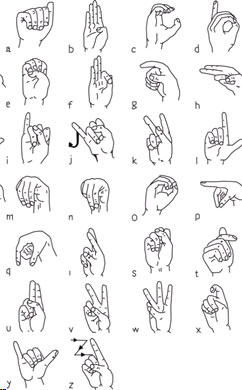
#> input picture imgs/NIDCD-ASL-hands-2014.jpg, 242 x 390 px, given in place of the camera
$ python segment.py
#> lines starting #> are read from the running program, lines starting #| are printed output that depends on the picture; after the words box and inside, x2 and y2 are one past the last pixel; in counts of white or black regions, pixels touching at a corner belong together
# organize imports
import cv2
import imutils
import numpy as np

# global variables
bg = None


# --------------------------------------------------
# To find the running average over the background
# --------------------------------------------------
def run_avg(image, aWeight):
    global bg
    # initialize the background
    if bg is None:
        bg = image.copy().astype("float")
        return

    # compute weighted average, accumulate it and update the background
    cv2.accumulateWeighted(image, bg, aWeight)


# ---------------------------------------------
# To segment the region of hand in the image
# ---------------------------------------------
def segment(image, threshold=15):
    global bg
    # find the absolute difference between background and current frame
    diff = cv2.absdiff(bg.astype("uint8"), image)

    # threshold the diff image so that we get the foreground
    thresholded = cv2.threshold(diff, threshold, 255, cv2.THRESH_BINARY)[1]

    # get the contours in the thresholded image
    cnts, _ = cv2.findContours(thresholded.copy(), cv2.RETR_EXTERNAL, cv2.CHAIN_APPROX_SIMPLE)

    # return None, if no contours detected
    if len(cnts) == 0:
        return
    else:
        # based on contour area, get the maximum contour which is the hand
        segmented = max(cnts, key=cv2.contourArea)
        return (thresholded, segmented)


# -----------------
# MAIN FUNCTION
# -----------------
if __name__ == "__main__":
    # initialize weight for running average
    aWeight = 0.5

    # get the reference to the webcam
    camera = cv2.VideoCapture(0)

    # region of interest (ROI) coordinates
    top, right, bottom, left = 50, 50, 250, 250

    # initialize num of frames
    num_frames = 0

    out = cv2.VideoWriter('filename.mp4', cv2.VideoWriter_fourcc(*'MP4V'), 25, (200, 200), 0)

    # keep looping, until interrupted
    while (True):
        # get the current frame
        (grabbed, frame) = camera.read()
#> frame is the input picture: shape (390, 242, 3); mean B, G, R 241.4, 241, 241.4

        # resize the frame
        frame = imutils.resize(frame, width=700)
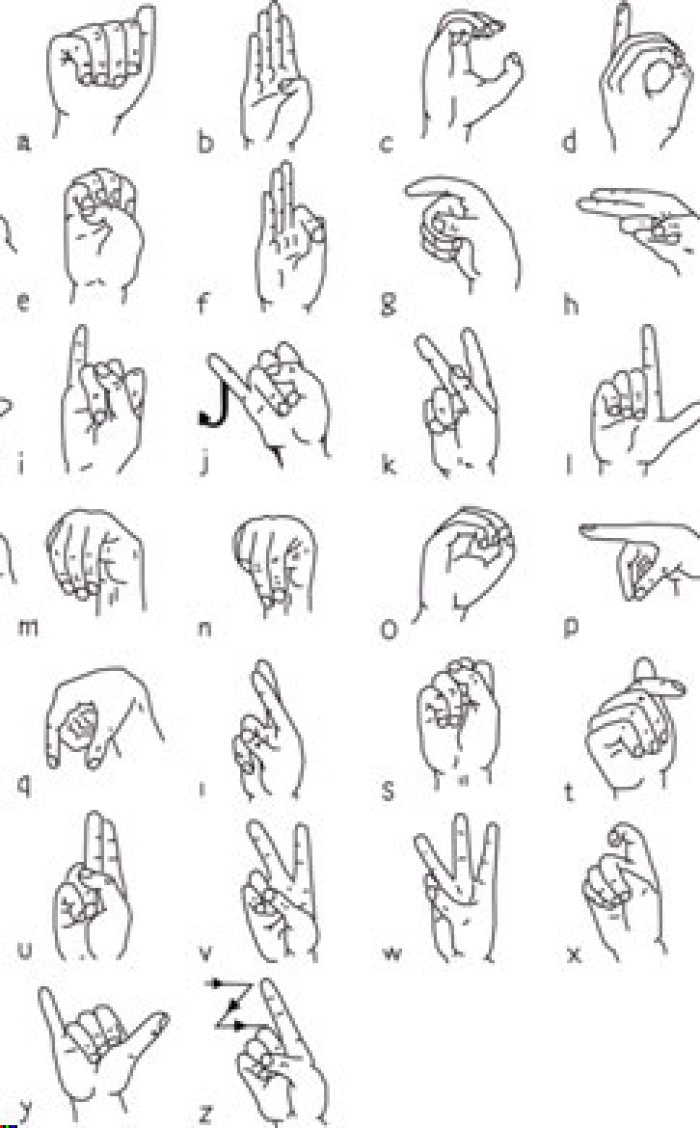
#> frame: shape (1128, 700, 3); mean B, G, R 241.4, 241, 241.4

        # flip the frame so that it is not the mirror view
        frame = cv2.flip(frame, 1)
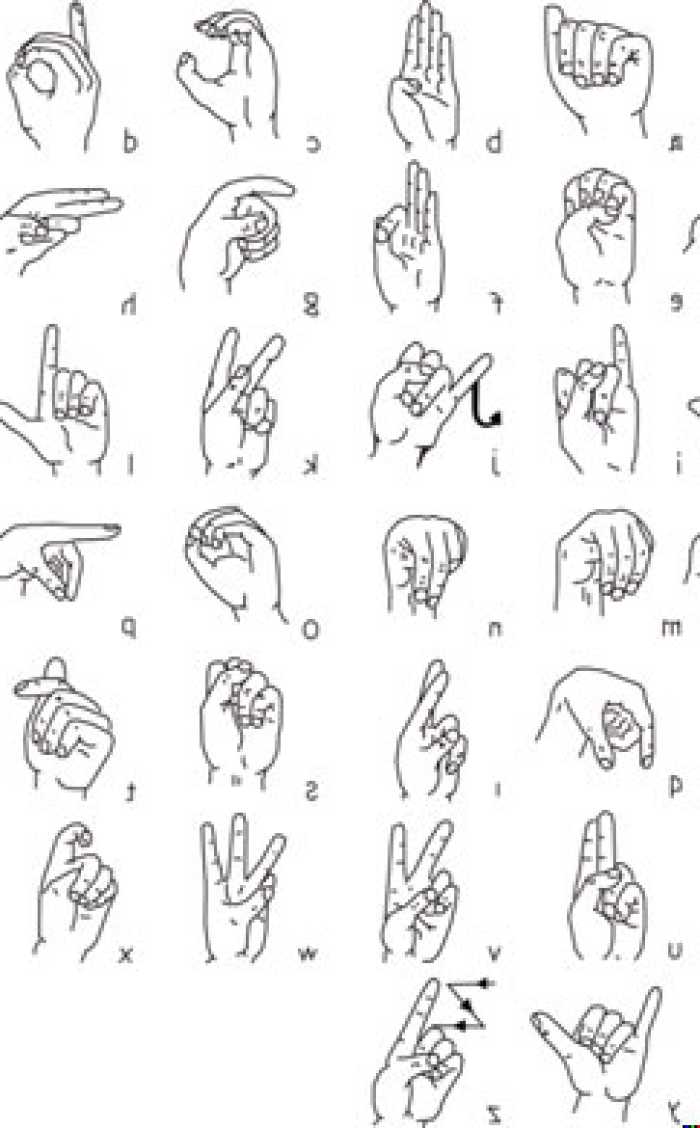
#> frame: shape (1128, 700, 3); mean B, G, R 241.4, 241, 241.4

        # clone the frame
        clone = frame.copy()

        # get the height and width of the frame
        (height, width) = frame.shape[:2]
#> height = 1128; width = 700

        # get the ROI
        roi = frame[top:bottom, right:left]
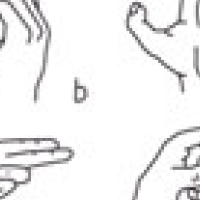
#> roi: shape (200, 200, 3); mean B, G, R 240.2, 239.8, 240.2

        # convert the roi to grayscale and blur it
        gray_origin = cv2.cvtColor(roi, cv2.COLOR_BGR2GRAY)
        gray = cv2.GaussianBlur(gray_origin, (7, 7), 0)
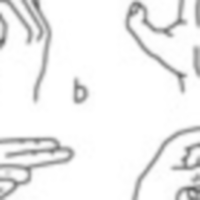
#> gray: shape (200, 200); min 99, max 255, mean 239.9

        # to get the background, keep looking till a threshold is reached
        # so that our running average model gets calibrated
        if num_frames < 30:
            run_avg(gray, aWeight)
        else:
            # segment the hand region
            hand = segment(gray)

            # check whether hand region is segmented
            if hand is not None:
                # if yes, unpack the thresholded image and
                # segmented region
                (thresholded, segmented) = hand

                # draw the segmented region and display the frame
                cv2.drawContours(clone, [segmented + (right, top)], -1, (0, 0, 255))
                cv2.imshow("Thesholded", thresholded)

                mask = (thresholded / 255).astype("uint8")

                gray_mask = gray_origin * mask
                print(gray_mask.shape)
                cv2.imshow('gray', gray_mask)

                out.write(gray_mask)

        # draw the segmented hand
        cv2.rectangle(clone, (left, top), (right, bottom), (0, 255, 0), 2)
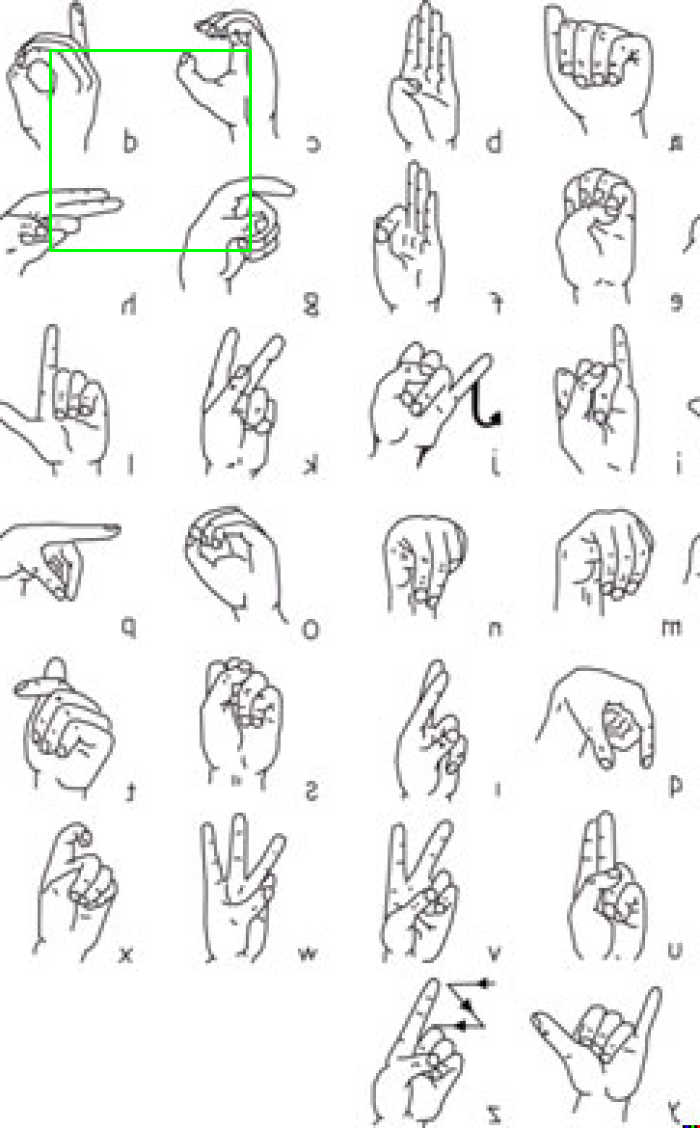
#> clone: shape (1128, 700, 3); 0.3% of pixels changed, all inside (x1, y1, x2, y2) = (49, 49, 252, 252)

        # increment the number of frames
        num_frames += 1

        # display the frame with segmented hand
        cv2.imshow("Video Feed", clone)

        # observe the keypress by the user
        keypress = cv2.waitKey(1) & 0xFF
#> (key q is pressed here)

        # if the user pressed "q", then stop looping
        if keypress == ord("q"):
            break

    # free up memory
    camera.release()
    out.release()
    cv2.destroyAllWindows()
